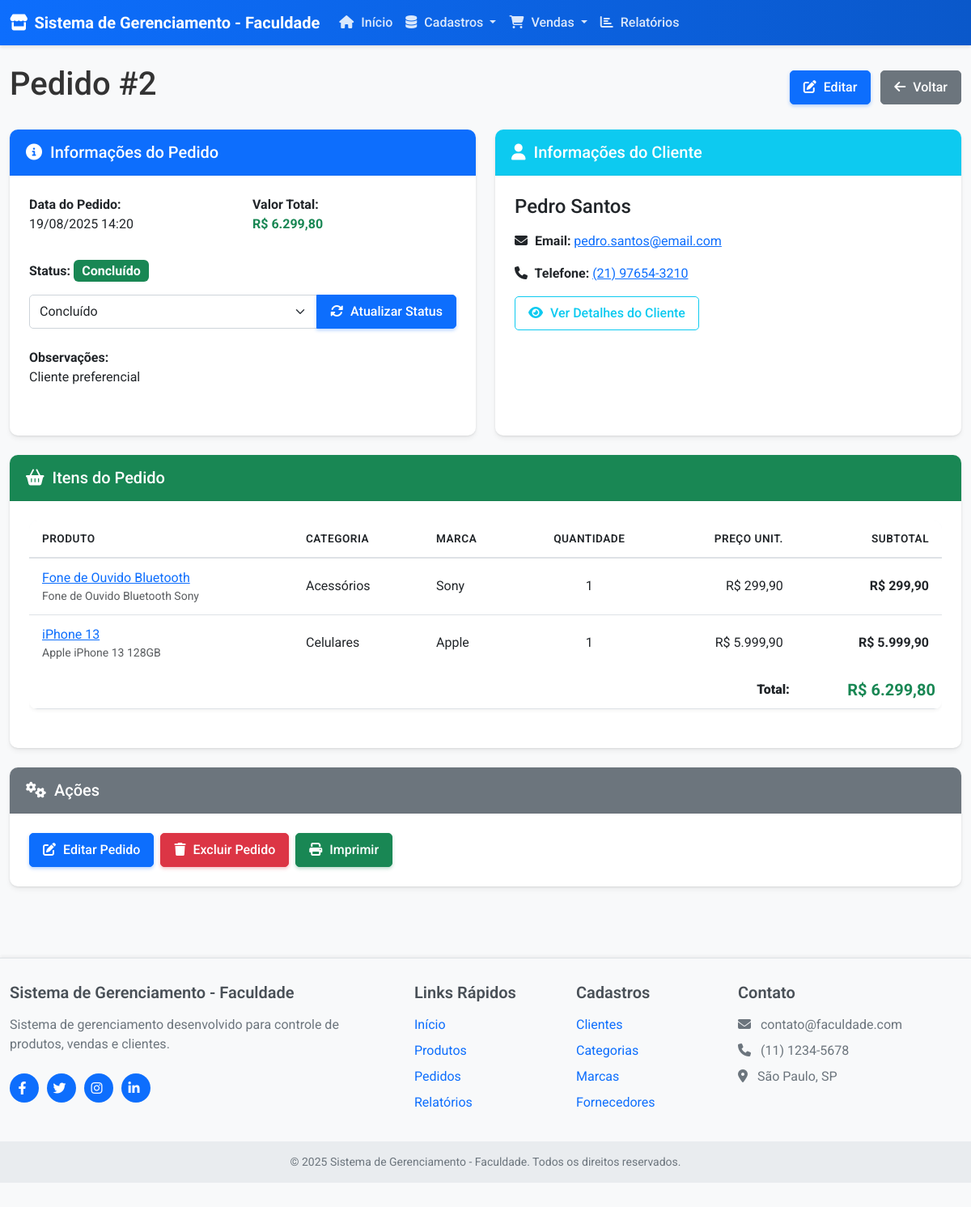
The app's page /pages/pedido-detalhes.php?id=2 with its own data.
### tables this page shows
CREATE TABLE IF NOT EXISTS pedido (
    IDPEDIDO INT AUTO_INCREMENT PRIMARY KEY,
    IDCLIENTE INT,
    DATAPEDIDO TIMESTAMP DEFAULT CURRENT_TIMESTAMP,
    VALORTOTAL DECIMAL(10,2) NOT NULL DEFAULT 0,
    STATUS VARCHAR(50) DEFAULT 'Pendente',
    OBSERVACOES TEXT,
    FOREIGN KEY (IDCLIENTE) REFERENCES cliente(IDCLIENTE) ON DELETE SET NULL
);

CREATE TABLE IF NOT EXISTS cliente (
    IDCLIENTE INT AUTO_INCREMENT PRIMARY KEY,
    NOME VARCHAR(100) NOT NULL,
    EMAIL VARCHAR(100),
    TELEFONE VARCHAR(20),
    ENDERECO VARCHAR(200),
    CIDADE VARCHAR(100),
    ESTADO VARCHAR(2),
    CEP VARCHAR(10),
    DATACADASTRO TIMESTAMP DEFAULT CURRENT_TIMESTAMP
);

CREATE TABLE IF NOT EXISTS item_pedido (
    IDITEM INT AUTO_INCREMENT PRIMARY KEY,
    IDPEDIDO INT NOT NULL,
    IDPRODUTO INT,
    QUANTIDADE INT NOT NULL,
    PRECO DECIMAL(10,2) NOT NULL,
    SUBTOTAL DECIMAL(10,2) NOT NULL,
    FOREIGN KEY (IDPEDIDO) REFERENCES pedido(IDPEDIDO) ON DELETE CASCADE,
    FOREIGN KEY (IDPRODUTO) REFERENCES produto(IDPRODUTO) ON DELETE SET NULL
);

CREATE TABLE IF NOT EXISTS produto (
    IDPRODUTO INT AUTO_INCREMENT PRIMARY KEY,
    NOME VARCHAR(100) NOT NULL,
    DESCRICAO TEXT,
    PRECO DECIMAL(10,2) NOT NULL,
    ESTOQUE INT NOT NULL DEFAULT 0,
    IDCATEGORIA INT,
    IDMARCA INT,
    IDFORNECEDOR INT,
    DATACADASTRO TIMESTAMP DEFAULT CURRENT_TIMESTAMP,
    FOREIGN KEY (IDCATEGORIA) REFERENCES categoria(IDCATEGORIA) ON DELETE SET NULL,
    FOREIGN KEY (IDMARCA) REFERENCES marca(IDMARCA) ON DELETE SET NULL,
    FOREIGN KEY (IDFORNECEDOR) REFERENCES fornecedor(IDFORNECEDOR) ON DELETE SET NULL
);

CREATE TABLE IF NOT EXISTS categoria (
    IDCATEGORIA INT AUTO_INCREMENT PRIMARY KEY,
    NOME VARCHAR(100) NOT NULL,
    DESCRICAO TEXT,
    DATACADASTRO TIMESTAMP DEFAULT CURRENT_TIMESTAMP
);

CREATE TABLE IF NOT EXISTS marca (
    IDMARCA INT AUTO_INCREMENT PRIMARY KEY,
    NOME VARCHAR(100) NOT NULL,
    DESCRICAO TEXT,
    DATACADASTRO TIMESTAMP DEFAULT CURRENT_TIMESTAMP
);

### includes/database.php (called while the page is built, shortened)
<?php
class Database {
    private $host = DB_HOST;
    private $user = DB_USER;
    private $pass = DB_PASS;
    private $dbname = DB_NAME;
    private $conn;
    private $stmt;
    public function __construct() {
        $dsn = 'mysql:host=' . $this->host . ';dbname=' . $this->dbname;
        $options = array(
            PDO::ATTR_PERSISTENT => true,
            PDO::ATTR_ERRMODE => PDO::ERRMODE_EXCEPTION,
            PDO::ATTR_DEFAULT_FETCH_MODE => PDO::FETCH_ASSOC,
            PDO::MYSQL_ATTR_INIT_COMMAND => 'SET NAMES utf8'
        );
        try {
            $this->conn = new PDO($dsn, $this->user, $this->pass, $options);
        } catch(PDOException $e) {
            $this->error = $e->getMessage();
            echo 'Erro de conexão: ' . $this->error;
        }
    }
    public function query($sql, $params = []) {
        $this->stmt = $this->conn->prepare($sql);
        if (!empty($params)) {
            $i = 1;
            foreach ($params as $param) {
                $this->stmt->bindValue($i++, $param);
            }
        }
        $this->execute();
        return $this->stmt;
    }
    public function execute() {
        return $this->stmt->execute();
    }
}
?>

### pages/pedido-detalhes.php (the view, shortened to what this page needs)
<?php
require_once '../includes/database.php';
$db = new Database();
$id = (int)$_GET['id'];
$pedido = $db->query(
    "SELECT p.*, c.NOME as cliente_nome, c.EMAIL as cliente_email, c.TELEFONE as cliente_telefone
     FROM pedido p
     LEFT JOIN cliente c ON p.IDCLIENTE = c.IDCLIENTE
     WHERE p.IDPEDIDO = ?",
    [$id]
)->fetch();
$itens = $db->query(
    "SELECT i.*, p.NOME as produto_nome, p.DESCRICAO as produto_descricao,
            c.NOME as categoria_nome, m.NOME as marca_nome
     FROM item_pedido i
     JOIN produto p ON i.IDPRODUTO = p.IDPRODUTO
     LEFT JOIN categoria c ON p.IDCATEGORIA = c.IDCATEGORIA
     LEFT JOIN marca m ON p.IDMARCA = m.IDMARCA
     WHERE i.IDPEDIDO = ?
     ORDER BY p.NOME ASC",
    [$id]
)->fetchAll();
include '../includes/header.php';
?>
<div class="d-flex justify-content-between align-items-center mb-4">
    <h1>Pedido #<?php echo $pedido['IDPEDIDO']; ?></h1>
    <div>
        <a href="pedido-form.php?id=<?php echo $pedido['IDPEDIDO']; ?>" class="btn btn-primary">
            <i class="fas fa-edit"></i> Editar
        </a>
        <a href="pedidos.php" class="btn btn-secondary ms-2">
            <i class="fas fa-arrow-left"></i> Voltar
        </a>
    </div>
</div>
<div class="row">
    <div class="col-md-6 mb-4">
        <div class="card h-100">
            <div class="card-header bg-primary text-white">
                <h5 class="card-title mb-0"><i class="fas fa-info-circle"></i> Informações do Pedido</h5>
            </div>
            <div class="card-body">
                <div class="row mb-3">
                    <div class="col-md-6">
                        <strong>Data do Pedido:</strong>
                        <p><?php echo date('d/m/Y H:i', strtotime($pedido['DATAPEDIDO'])); ?></p>
                    </div>
                    <div class="col-md-6">
                        <strong>Valor Total:</strong>
                        <p class="text-success fw-bold">R$ <?php echo number_format($pedido['VALORTOTAL'], 2, ',', '.'); ?></p>
                    </div>
                </div>
                <div class="mb-3">
                    <strong>Status:</strong>
                    <?php
                    $statusClass = '';
                    switch ($pedido['STATUS']) {
                        case 'Concluído':
                            $statusClass = 'success';
                            break;
                    }
                    ?>
                    <span class="badge bg-<?php echo $statusClass; ?> fs-6">
                        <?php echo $pedido['STATUS']; ?>
                    </span>
                </div>
                <form method="POST" action="" class="mb-4">
                    <div class="input-group">
                        <select class="form-select" name="status">
                            <option value="Concluído" <?php echo ($pedido['STATUS'] == 'Concluído') ? 'selected' : ''; ?>>Concluído</option>
                        </select>
                        <button type="submit" name="atualizar_status" class="btn btn-primary">
                            <i class="fas fa-sync-alt"></i> Atualizar Status
                        </button>
                    </div>
                </form>
                <?php if (!empty($pedido['OBSERVACOES'])): ?>
                    <div class="mb-3">
                        <strong>Observações:</strong>
                        <p><?php echo nl2br($pedido['OBSERVACOES']); ?></p>
                    </div>
                <?php endif; ?>
            </div>
        </div>
    </div>
    <div class="col-md-6 mb-4">
        <div class="card h-100">
            <div class="card-header bg-info text-white">
                <h5 class="card-title mb-0"><i class="fas fa-user"></i> Informações do Cliente</h5>
            </div>
            <div class="card-body">
                <?php if (!empty($pedido['cliente_nome'])): ?>
                    <h4 class="mb-3"><?php echo $pedido['cliente_nome']; ?></h4>
                    <div class="mb-3">
                        <strong><i class="fas fa-envelope"></i> Email:</strong>
                        <?php if (!empty($pedido['cliente_email'])): ?>
                            <a href="mailto:<?php echo $pedido['cliente_email']; ?>"><?php echo $pedido['cliente_email']; ?></a>
                        <?php else: ?>
                            <span class="text-muted">Não informado</span>
                        <?php endif; ?>
                    </div>
                    <div class="mb-3">
                        <strong><i class="fas fa-phone"></i> Telefone:</strong>
                        <?php if (!empty($pedido['cliente_telefone'])): ?>
                            <a href="tel:<?php echo $pedido['cliente_telefone']; ?>"><?php echo $pedido['cliente_telefone']; ?></a>
                        <?php else: ?>
                            <span class="text-muted">Não informado</span>
                        <?php endif; ?>
                    </div>
                    <div class="mt-3">
                        <a href="cliente-detalhes.php?id=<?php echo $pedido['IDCLIENTE']; ?>" class="btn btn-outline-info">
                            <i class="fas fa-eye"></i> Ver Detalhes do Cliente
                        </a>
                    </div>
                <?php else: ?>
                    <div class="alert alert-warning">
                        <i class="fas fa-exclamation-triangle"></i> Cliente não encontrado ou removido.
                    </div>
                <?php endif; ?>
            </div>
        </div>
    </div>
</div>
<div class="card mb-4">
    <div class="card-header bg-success text-white">
        <h5 class="card-title mb-0"><i class="fas fa-shopping-basket"></i> Itens do Pedido</h5>
    </div>
    <div class="card-body">
        <?php if (count($itens) > 0): ?>
            <div class="table-responsive">
                <table class="table table-hover">
                    <thead>
                        <tr>
                            <th>Produto</th>
                            <th>Categoria</th>
                            <th>Marca</th>
                            <th class="text-center">Quantidade</th>
                            <th class="text-end">Preço Unit.</th>
                            <th class="text-end">Subtotal</th>
                        </tr>
                    </thead>
                    <tbody>
                        <?php foreach ($itens as $item): ?>
                            <tr>
                                <td>
                                    <a href="produto-detalhes.php?id=<?php echo $item['IDPRODUTO']; ?>">
                                        <?php echo $item['produto_nome']; ?>
                                    </a>
                                    <?php if (!empty($item['produto_descricao'])): ?>
                                        <small class="d-block text-muted"><?php echo substr($item['produto_descricao'], 0, 50); ?><?php echo (strlen($item['produto_descricao']) > 50) ? '...' : ''; ?></small>
                                    <?php endif; ?>
                                </td>
                                <td><?php echo $item['categoria_nome'] ?: 'N/A'; ?></td>
                                <td><?php echo $item['marca_nome'] ?: 'N/A'; ?></td>
                                <td class="text-center"><?php echo $item['QUANTIDADE']; ?></td>
                                <td class="text-end">R$ <?php echo number_format($item['PRECO'], 2, ',', '.'); ?></td>
                                <td class="text-end fw-bold">R$ <?php echo number_format($item['SUBTOTAL'], 2, ',', '.'); ?></td>
                            </tr>
                        <?php endforeach; ?>
                    </tbody>
                    <tfoot>
                        <tr>
                            <td colspan="5" class="text-end"><strong>Total:</strong></td>
                            <td class="text-end fw-bold fs-5 text-success">R$ <?php echo number_format($pedido['VALORTOTAL'], 2, ',', '.'); ?></td>
                        </tr>
                    </tfoot>
                </table>
            </div>
        <?php else: ?>
            <div class="alert alert-info">
                <i class="fas fa-info-circle"></i> Este pedido não possui itens.
            </div>
        <?php endif; ?>
    </div>
</div>
<div class="card mb-4">
    <div class="card-header bg-secondary text-white">
        <h5 class="card-title mb-0"><i class="fas fa-cogs"></i> Ações</h5>
    </div>
    <div class="card-body">
        <div class="d-flex gap-2">
            <a href="pedido-form.php?id=<?php echo $pedido['IDPEDIDO']; ?>" class="btn btn-primary">
                <i class="fas fa-edit"></i> Editar Pedido
            </a>
            <a href="pedidos.php?delete=<?php echo $pedido['IDPEDIDO']; ?>" class="btn btn-danger btn-delete">
                <i class="fas fa-trash"></i> Excluir Pedido
            </a>
            <a href="#" class="btn btn-success" onclick="window.print(); return false;">
                <i class="fas fa-print"></i> Imprimir
            </a>
        </div>
    </div>
</div>
<?php
include '../includes/footer.php';
?>

### assets/css/style.css (style rules this page uses)
body { font-family: 'Roboto', sans-serif; background-color: #f8f9fa; color: #333; min-height: 100vh; display: flex; flex-direction: column; }
.card { border-radius: 10px; box-shadow: 0 4px 6px rgba(0, 0, 0, 0.05), 0 1px 3px rgba(0, 0, 0, 0.1); transition: transform 0.3s, box-shadow 0.3s; margin-bottom: 20px; border: none; overflow: hidden; }
.card-header { font-weight: bold; background-color: #f8f9fa; border-bottom: 1px solid rgba(0, 0, 0, 0.05); padding: 1rem 1.25rem; }
.card-header.bg-primary, .card-header.bg-success, .card-header.bg-info, .card-header.bg-warning, .card-header.bg-danger, .card-header.bg-secondary, .card-header.bg-dark { color: white; font-weight: 600; }
.card-body { padding: 1.5rem; }
.btn { border-radius: 5px; padding: 0.5rem 1rem; transition: all 0.3s ease; position: relative; overflow: hidden; font-weight: 500; }
.btn::after { content: ''; position: absolute; top: 50%; left: 50%; width: 0; height: 0; background-color: rgba(255, 255, 255, 0.2); border-radius: 50%; transform: translate(-50%, -50%); transition: width 0.5s, height 0.5s; z-index: 1; pointer-events: none; }
.btn i { margin-right: 5px; }
.btn-primary { background-color: #0d6efd; border-color: #0d6efd; box-shadow: 0 2px 4px rgba(13, 110, 253, 0.3); }
.btn-success { background-color: #198754; border-color: #198754; box-shadow: 0 2px 4px rgba(25, 135, 84, 0.3); }
.btn-danger { background-color: #dc3545; border-color: #dc3545; box-shadow: 0 2px 4px rgba(220, 53, 69, 0.3); }
.table { background-color: #fff; border-radius: 10px; overflow: hidden; box-shadow: 0 2px 4px rgba(0, 0, 0, 0.05); margin-bottom: 1.5rem; }
.table-responsive { border-radius: 10px; overflow: hidden; }
.table thead { background-color: #f1f4f9; }
.table th { font-weight: 600; border-bottom: 2px solid #dee2e6; text-transform: uppercase; font-size: 0.85rem; letter-spacing: 0.5px; padding: 0.75rem 1rem; vertical-align: middle; }
.table tbody td { padding: 0.75rem 1rem; vertical-align: middle; }
.table tbody tr:last-child td { border-bottom: none; }
.table tfoot { font-weight: 600; background-color: #f8f9fa; }
.form-control, .form-select { border-radius: 5px; padding: 0.5rem 0.75rem; border: 1px solid #ced4da; transition: all 0.3s ease; }
.fa, .fas, .far, .fab { margin-right: 5px; }

### assets/css/animations.css (style rules this page uses)
.hover-lift { transition: transform 0.3s ease, box-shadow 0.3s ease; }
.fade-in-element { opacity: 0; animation: fadeInAnimation 0.8s ease forwards; }
.btn-ripple { position: relative; overflow: hidden; }

### records on screen
pedido: IDPEDIDO "2", DATAPEDIDO "19/08/2025 14:20", VALORTOTAL "6.299,80", STATUS "Concluído", status "Concluído", OBSERVACOES "Cliente preferencial", IDCLIENTE.NOME "Pedro Santos", IDCLIENTE.EMAIL "pedro.santos@email.com", IDCLIENTE.TELEFONE "(21) 97654-3210"
item_pedido: IDPRODUTO.NOME "Fone de Ouvido Bluetooth", IDPRODUTO.DESCRICAO "Fone de Ouvido Bluetooth Sony", categoria.NOME "Acessórios", marca.NOME "Sony", QUANTIDADE "1", PRECO "299,90", SUBTOTAL "299,90"
item_pedido: IDPRODUTO.NOME "iPhone 13", IDPRODUTO.DESCRICAO "Apple iPhone 13 128GB", categoria.NOME "Celulares", marca.NOME "Apple", QUANTIDADE "1", PRECO "5.999,90", SUBTOTAL "5.999,90"

### other values on screen
SITE_NAME "Sistema de Gerenciamento - Faculdade"
